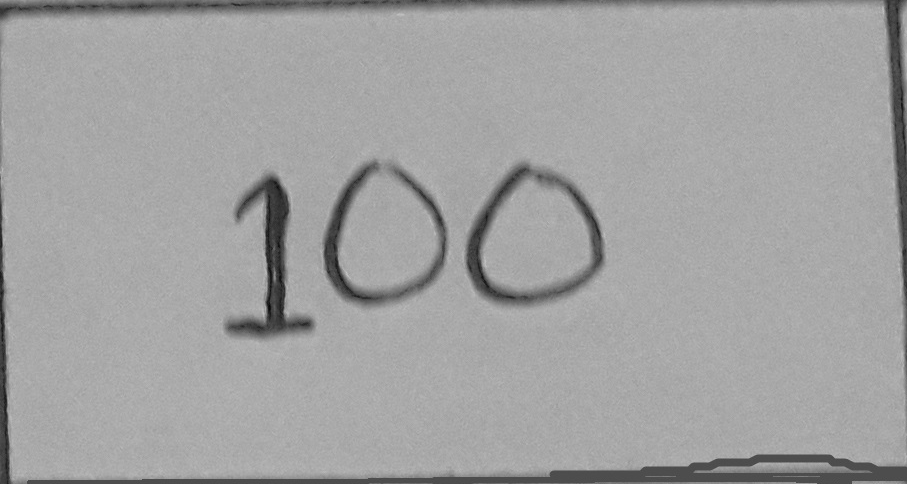
#> input picture learn-opencv/contour-preprocessing/3.png, 907 x 484 px
$ python pre.py
#> lines starting #> are read from the running program, lines starting #| are printed output that depends on the picture
import cv2
import numpy as np

img = cv2.imread('3.png')
#> img is the input picture: shape (484, 907, 3); min 6, max 197, mean 161.3
img = cv2.GaussianBlur(img,(5,5),0)
gray = cv2.cvtColor(img,cv2.COLOR_BGR2GRAY)
mask = np.zeros((gray.shape),np.uint8)
kernel1 = cv2.getStructuringElement(cv2.MORPH_ELLIPSE,(11,11))

close = cv2.morphologyEx(gray,cv2.MORPH_CLOSE,kernel1)
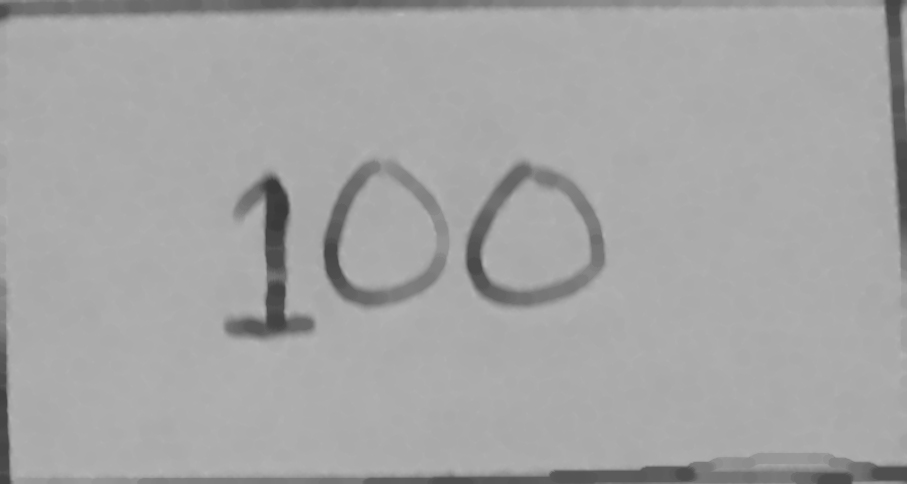
#> close: shape (484, 907); min 58, max 183, mean 164.3
div = np.float32(gray)/(close)
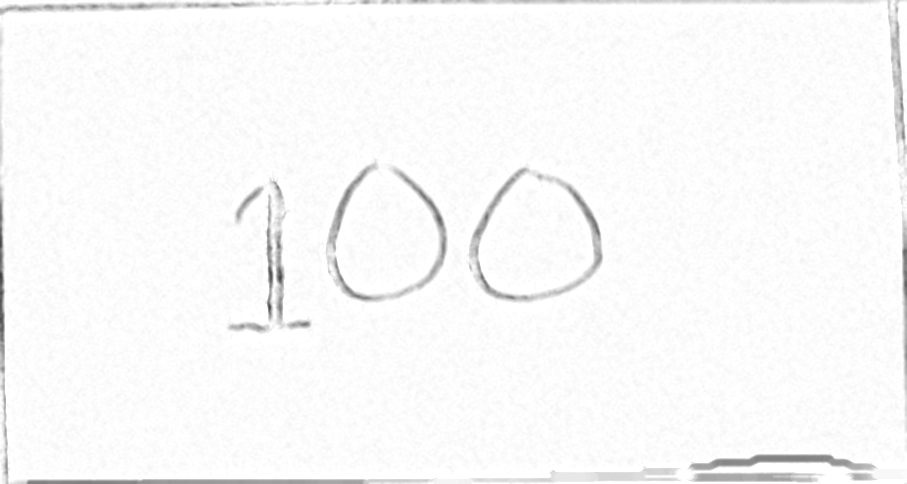
#> div: shape (484, 907) float32; min 0.236, max 1, mean 0.978
res = np.uint8(cv2.normalize(div,div,0,255,cv2.NORM_MINMAX))
res2 = cv2.cvtColor(res,cv2.COLOR_GRAY2BGR)
cv2.imshow('image',res)

$ run again, with learn-opencv/contour-preprocessing/10.png copied over learn-opencv/contour-preprocessing/3.png
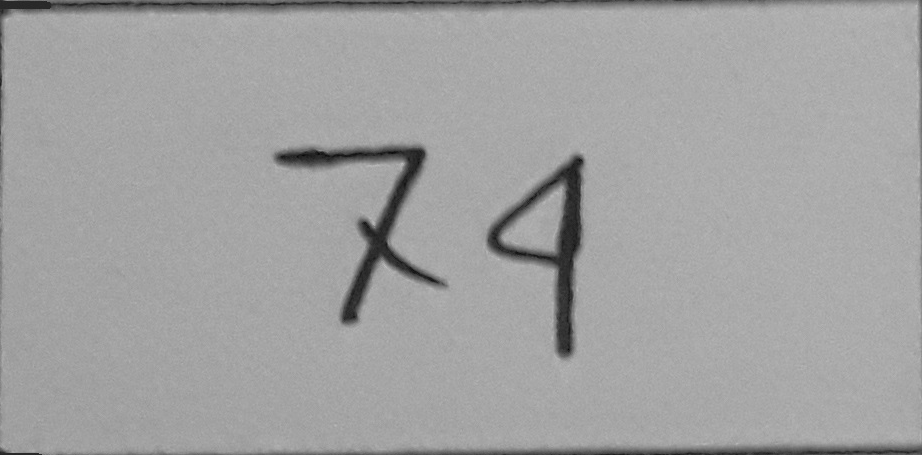
#> input picture learn-opencv/contour-preprocessing/10.png, 922 x 455 px
#> img is the input picture: shape (455, 922, 3); min 6, max 194, mean 161.6
#> `close = cv2.morphologyEx(gray,cv2.MORPH_CLOSE,kernel1)`:
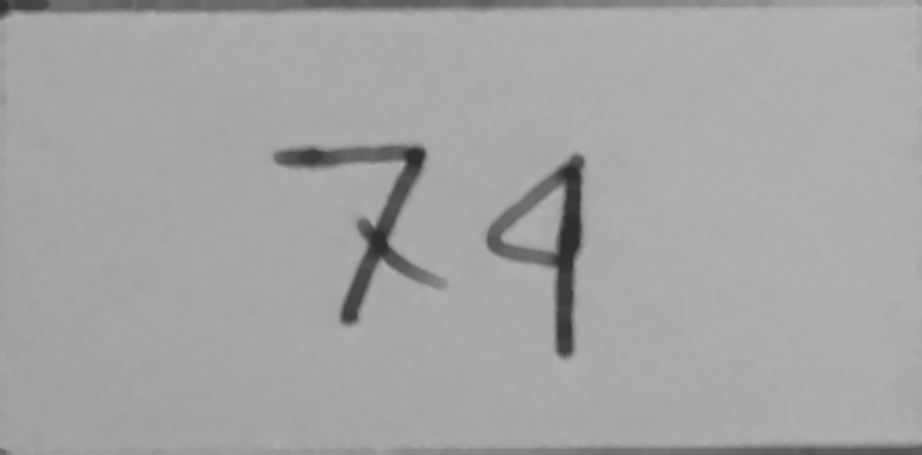
#> close: shape (455, 922); min 46, max 180, mean 164.1
#> `res = np.uint8(cv2.normalize(div,div,0,255,cv2.NORM_MINMAX))`:
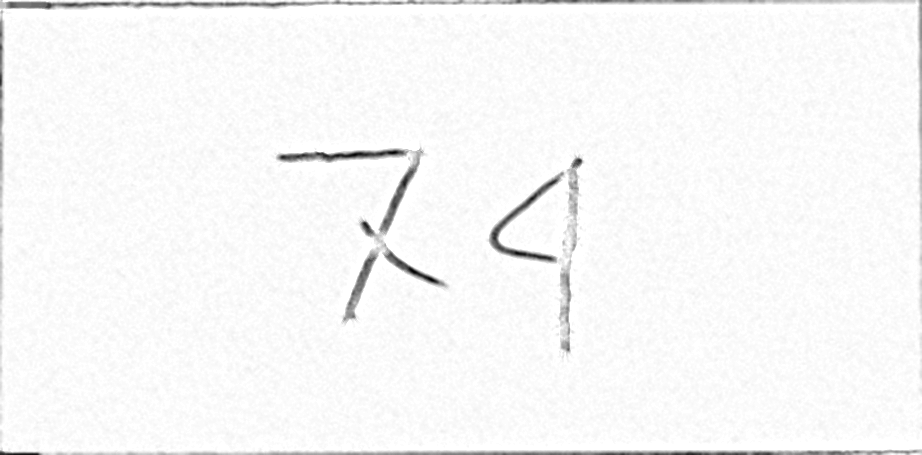
#> res: shape (455, 922); min 0, max 255, mean 247.7

$ run again, with learn-opencv/contour-preprocessing/12.png copied over learn-opencv/contour-preprocessing/3.png
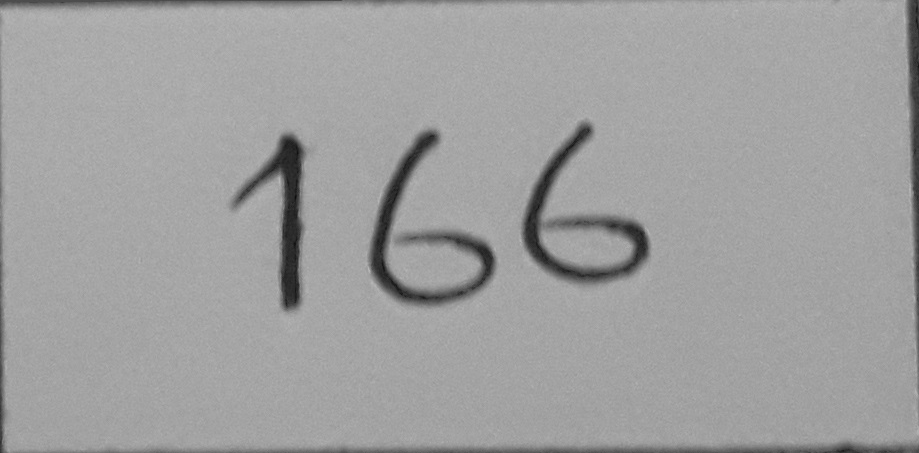
#> input picture learn-opencv/contour-preprocessing/12.png, 919 x 453 px
#> img is the input picture: shape (453, 919, 3); min 11, max 187, mean 159.6
#> `div = np.float32(gray)/(close)`:
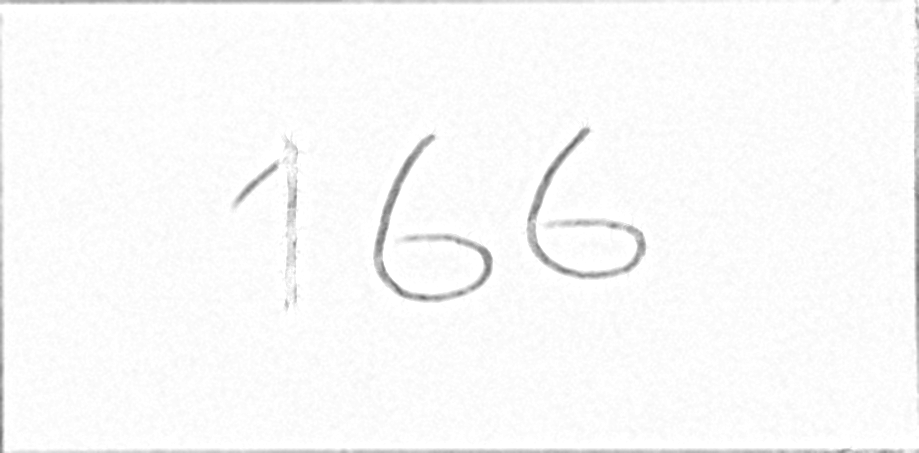
#> div: shape (453, 919) float32; min 0.406, max 1, mean 0.982
#> `res = np.uint8(cv2.normalize(div,div,0,255,cv2.NORM_MINMAX))`:
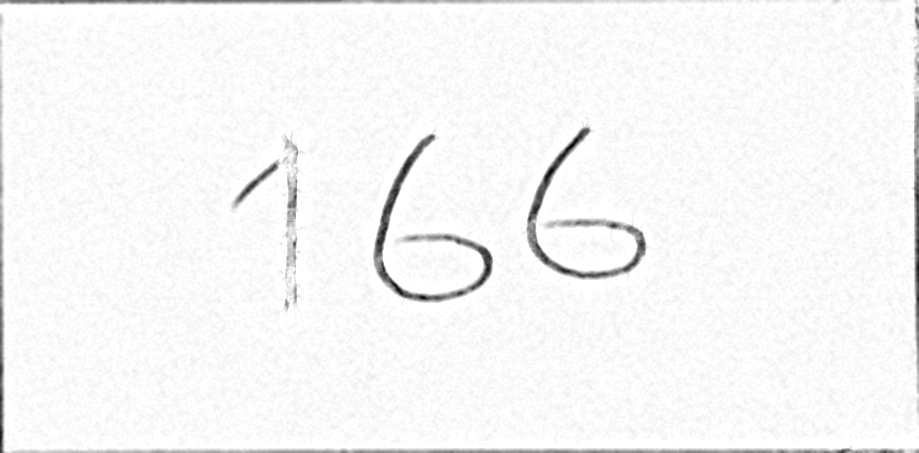
#> res: shape (453, 919); min 0, max 255, mean 246.7

$ run again, with learn-opencv/contour-preprocessing/13.png copied over learn-opencv/contour-preprocessing/3.png
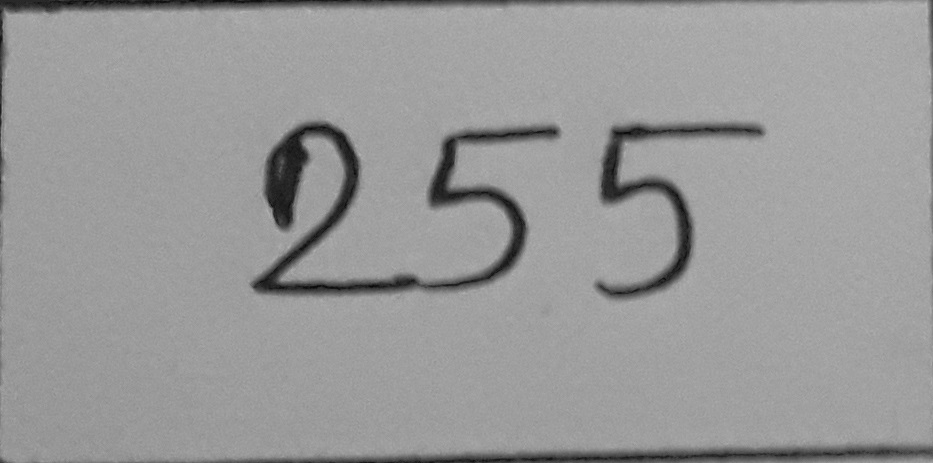
#> input picture learn-opencv/contour-preprocessing/13.png, 933 x 463 px
#> img is the input picture: shape (463, 933, 3); min 5, max 187, mean 152.9
#> `close = cv2.morphologyEx(gray,cv2.MORPH_CLOSE,kernel1)`:
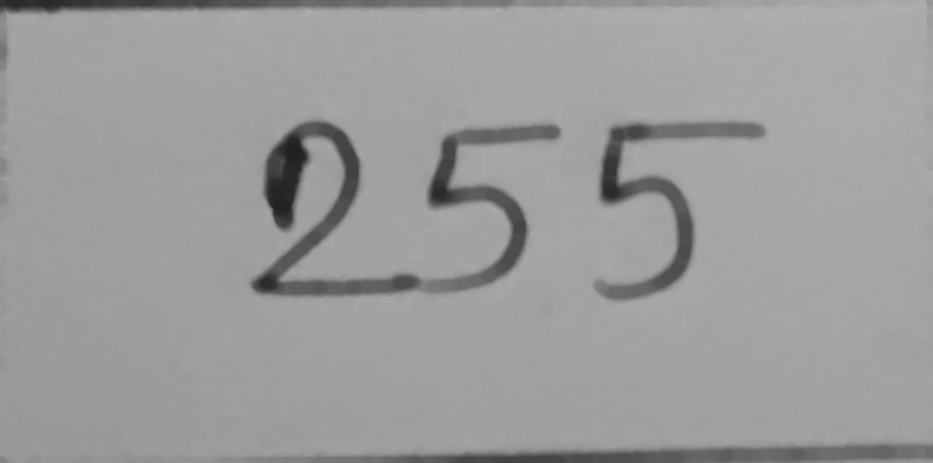
#> close: shape (463, 933); min 33, max 177, mean 155.7
#> `res = np.uint8(cv2.normalize(div,div,0,255,cv2.NORM_MINMAX))`:
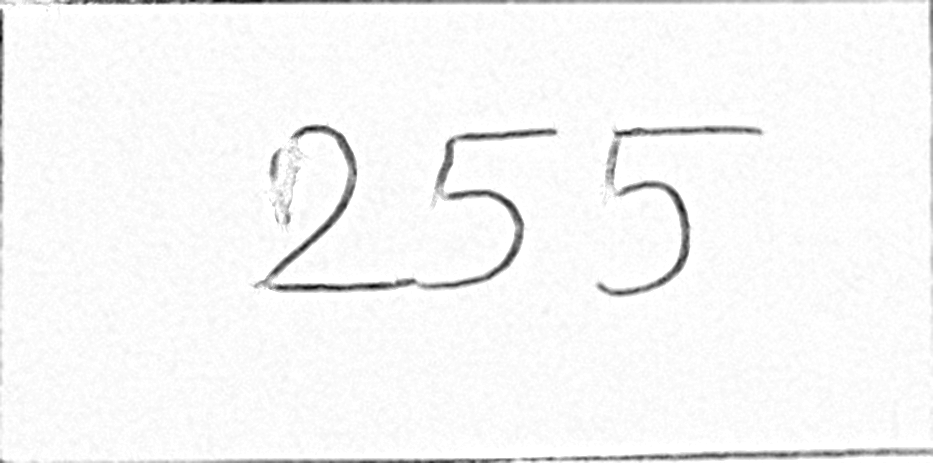
#> res: shape (463, 933); min 0, max 255, mean 246.8
